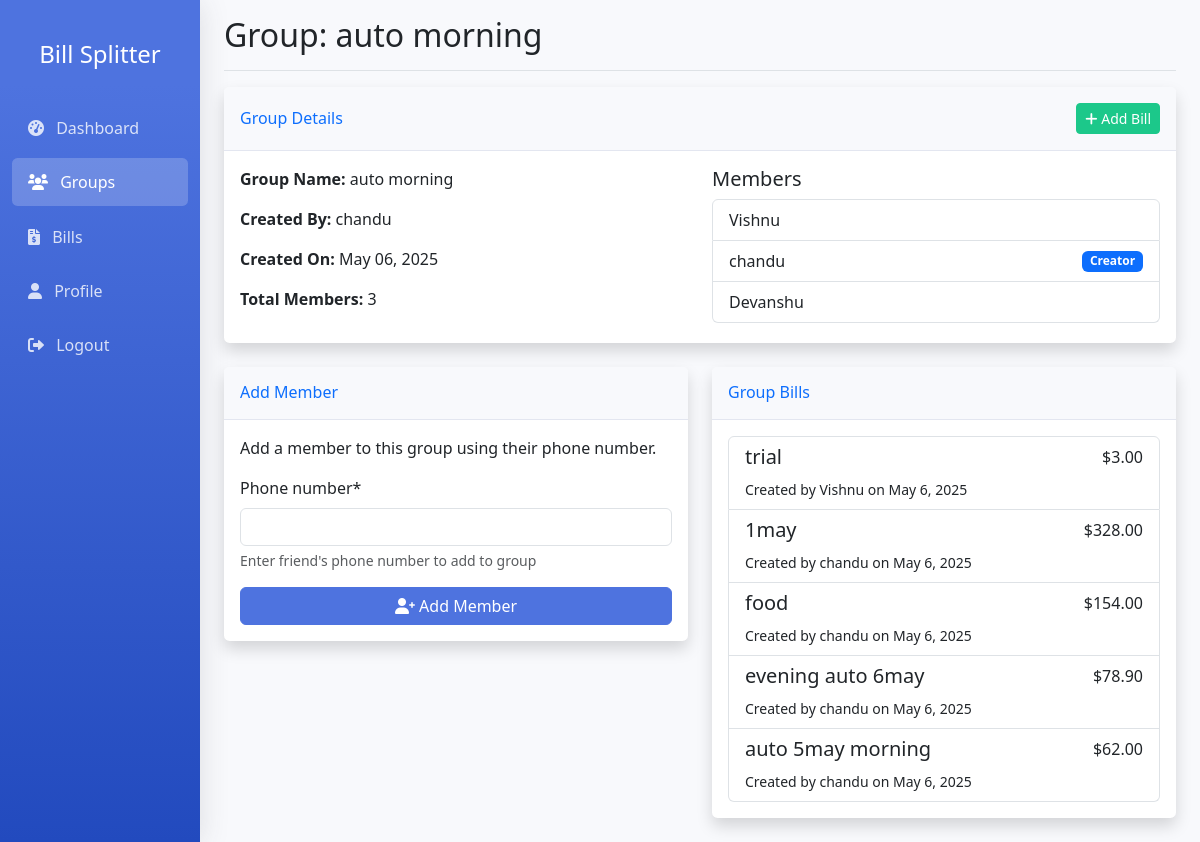
The page /bills/groups/2/ (signed in) on the database its author committed.
### bills/models.py (models this page shows, shortened)
class Group(models.Model):
    name = models.CharField(max_length=100)
    created_by = models.ForeignKey(User, on_delete=models.CASCADE, related_name='created_groups')
    members = models.ManyToManyField(User, related_name='bill_groups')
    created_at = models.DateTimeField(auto_now_add=True)

class Bill(models.Model):
    title = models.CharField(max_length=100)
    amount = models.DecimalField(max_digits=10, decimal_places=2)
    description = models.TextField(blank=True, null=True)
    created_by = models.ForeignKey(User, on_delete=models.CASCADE, related_name='created_bills')
    group = models.ForeignKey(Group, on_delete=models.CASCADE, related_name='bills')
    created_at = models.DateTimeField(auto_now_add=True)

### bills/views.py (the view)
# urls.py: path('groups/<int:group_id>/', views.group_detail, name='group_detail'),
@login_required
def group_detail(request, group_id):
    group = get_object_or_404(Group, id=group_id)
    bills = Bill.objects.filter(group=group).order_by('-created_at')
    if request.user not in group.members.all():
        messages.error(request, 'You are not a member of this group.')
        return redirect('dashboard')
    if request.method == 'POST':
        form = AddMemberForm(request.POST)
        if form.is_valid():
            phone_number = form.cleaned_data.get('phone_number')
            try:
                profile = Profile.objects.get(phone_number=phone_number)
                if profile.user in group.members.all():
                    messages.warning(request, f'{profile.user.username} is already a member of this group.')
                else:
                    group.members.add(profile.user)
                    messages.success(request, f'{profile.user.username} has been added to the group.')
            except Profile.DoesNotExist:
                messages.error(request, f'No user found with phone number {phone_number}.')
            return redirect('group_detail', group_id=group.id)
    else:
        form = AddMemberForm()
    context = {
        'group': group,
        'bills': bills,
        'form': form,
    }
    return render(request, 'bills/group_detail.html', context)

### bills/forms.py
class AddMemberForm(forms.Form):
    phone_number = forms.CharField(max_length=15, required=True, help_text="Enter friend's phone number to add to group")

### templates/bills/group_detail.html (shortened to what this page needs)
{% extends 'bills/base.html' %}
{% load crispy_forms_tags %}
{% block header %}Group: {{ group.name }}{% endblock %}
{% block content %}
<div class="row mb-4">
    <div class="col-md-12">
        <div class="card shadow">
            <div class="card-header py-3 d-flex justify-content-between align-items-center">
                <h6 class="m-0 font-weight-bold text-primary">Group Details</h6>
                <div>
                    <a href="{% url 'create_bill_group' group.id %}" class="btn btn-sm btn-success">
                        <i class="fas fa-plus"></i> Add Bill
                    </a>
                </div>
            </div>
            <div class="card-body">
                <div class="row">
                    <div class="col-md-6">
                        <p><strong>Group Name:</strong> {{ group.name }}</p>
                        <p><strong>Created By:</strong> {{ group.created_by.username }}</p>
                        <p><strong>Created On:</strong> {{ group.created_at|date:"F d, Y" }}</p>
                        <p><strong>Total Members:</strong> {{ group.members.count }}</p>
                    </div>
                    <div class="col-md-6">
                        <h5>Members</h5>
                        <ul class="list-group">
                            {% for member in group.members.all %}
                            <li class="list-group-item d-flex justify-content-between align-items-center">
                                {{ member.username }}
                                {% if member == group.created_by %}
                                <span class="badge bg-primary">Creator</span>
                                {% endif %}
                            </li>
                            {% endfor %}
                        </ul>
                    </div>
                </div>
            </div>
        </div>
    </div>
</div>
<div class="row mb-4">
    <div class="col-md-6">
        <div class="card shadow">
            <div class="card-header py-3">
                <h6 class="m-0 font-weight-bold text-primary">Add Member</h6>
            </div>
            <div class="card-body">
                <p>Add a member to this group using their phone number.</p>
                <form method="post">
                    {{ form|crispy }}
                    <div class="d-grid gap-2 mt-3">
                        <button type="submit" class="btn btn-primary">
                            <i class="fas fa-user-plus"></i> Add Member
                        </button>
                    </div>
                </form>
            </div>
        </div>
    </div>
    <div class="col-md-6">
        <div class="card shadow">
            <div class="card-header py-3">
                <h6 class="m-0 font-weight-bold text-primary">Group Bills</h6>
            </div>
            <div class="card-body">
                {% if bills %}
                <div class="list-group">
                    {% for bill in bills %}
                    <a href="{% url 'bill_detail' bill.id %}" class="list-group-item list-group-item-action">
                        <div class="d-flex w-100 justify-content-between">
                            <h5 class="mb-1">{{ bill.title }}</h5>
                            <span>${{ bill.amount }}</span>
                        </div>
                        <small>Created by {{ bill.created_by.username }} on {{ bill.created_at|date }}</small>
                    </a>
                    {% endfor %}
                </div>
                {% endif %}
            </div>
        </div>
    </div>
</div>
{% endblock %}

### templates/bills/base.html (style rules this page uses)
:root { --primary-color: #4e73df; --secondary-color: #224abe; --success-color: #1cc88a; --info-color: #36b9cc; --warning-color: #f6c23e; --danger-color: #e74a3b; }
body { background-color: #f8f9fc; }
.card { border: none; border-radius: 0.35rem; box-shadow: 0 0.15rem 1.75rem 0 rgba(58, 59, 69, 0.1); }
.card-header { background-color: #f8f9fc; border-bottom: 1px solid #e3e6f0; }
.btn-primary { background-color: #4e73df; border-color: #4e73df; }
.btn-success { background-color: #1cc88a; border-color: #1cc88a; }

### rows shown on the page
Group: name "auto morning", created_by.username "chandu", created_at "May 06, 2025", members.count "3"
Bill: title "trial", amount "3.00", created_by.username "Vishnu", created_at "May 6, 2025"
Bill: title "1may", amount "328.00", created_by.username "chandu", created_at "May 6, 2025"
Bill: title "food", amount "154.00", created_by.username "chandu", created_at "May 6, 2025"
Bill: title "evening auto 6may", amount "78.90", created_by.username "chandu", created_at "May 6, 2025"
Bill: title "auto 5may morning", amount "62.00", created_by.username "chandu", created_at "May 6, 2025"

### other values the page prints
{{ member.username }} "Vishnu"
{{ member.username }} "chandu"
{{ member.username }} "Devanshu"
